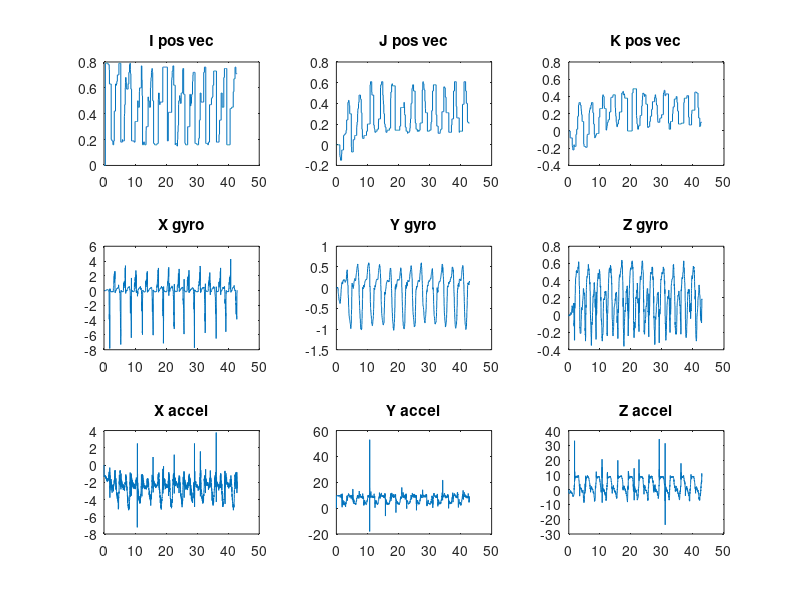
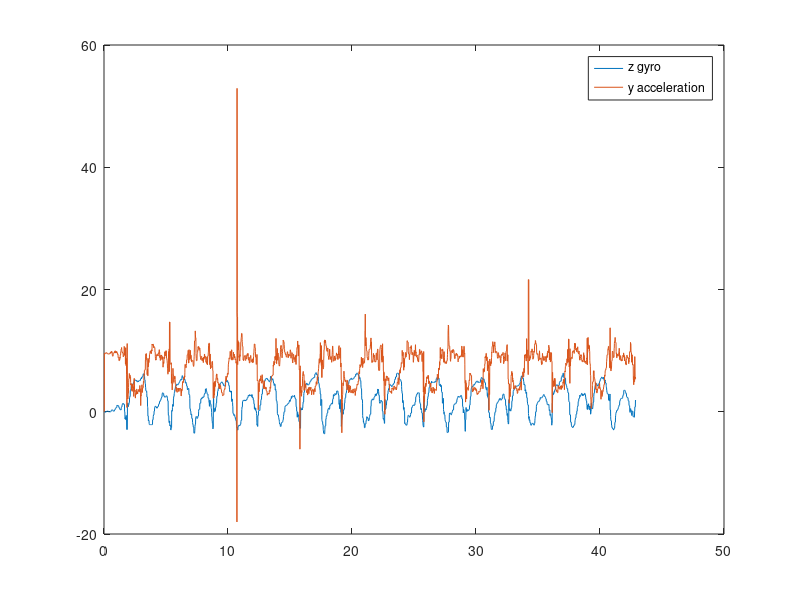

Recreate these plots in MATLAB, in order.
clear all

%M = csvread("10NOFeather.txt");
M = csvread('WFeather_12_4_18.txt');

ivec = M(:,7);
jvec = M(:,8);
kvec = M(:,9);
xg = M(:,4);
yg = M(:,5);
zg = M(:,6);
xa = M(:,1);
ya = M(:,2);
za = M(:,3);

t = linspace(1,length(ivec),length(ivec))/100;

figure(1)
subplot(3,3,1)
plot(t,ivec)
title('I pos vec')
subplot(3,3,2)
plot(t,jvec)
title('J pos vec')
subplot(3,3,3)
plot(t,kvec)
title('K pos vec')

subplot(3,3,4)
plot(t,xg)
title('X gyro')
subplot(3,3,5)
plot(t,yg)
title('Y gyro')
subplot(3,3,6)
plot(t,zg)
title('Z gyro')

subplot(3,3,7)
plot(t,xa)
title('X accel')
subplot(3,3,8)
plot(t,ya)
title('Y accel')
subplot(3,3,9)
plot(t,za)
title('Z accel')

 figure(2)
 plot(t,zg*10,t,ya)
 legend('z gyro', 'y acceleration')